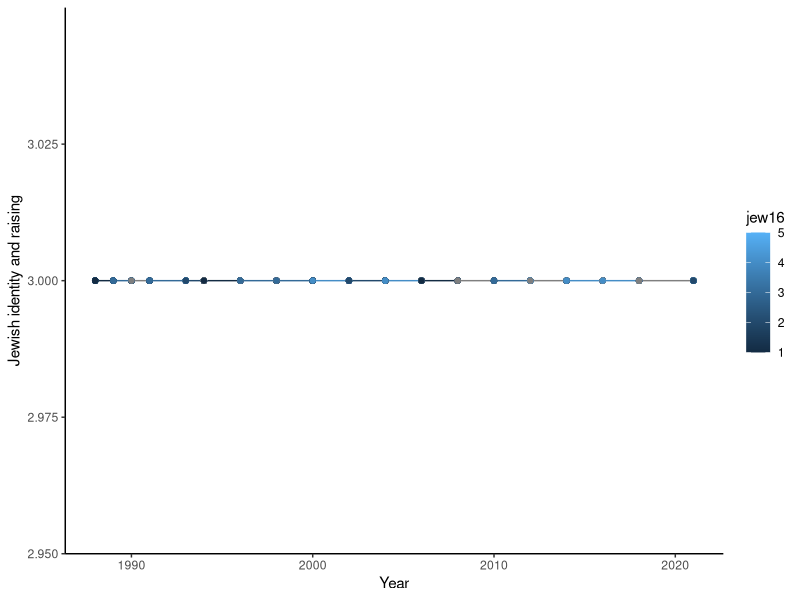

This chart was generated by the following R code:
## ---- chunk 1
1 + 1
#| echo: false
#| message: false
#| label: fig- 
#| tbl-cap: "Amount of Jewish respondents between being raised in Reform Judaism"

#load library 
library(tidyverse)
library(knitr)

#Load dataset
clean_respondent_data <- 
  read_csv(here::here("outputs/cleaned_respondent_data.csv"))

#Graph data
clean_respondent_data |>
  ggplot(aes(x = year, 
             y = relig, 
             color = jew16)) +
  geom_line() +
  geom_point()+
  theme_classic() +
  labs(
    x = "Year",
    y = "Jewish identity and raising"
  )

## ---- chunk 2
#| echo: false
#| message: false
#| label: fig-one
#| fig-cap: "Jewish denominations most common in the United States"


